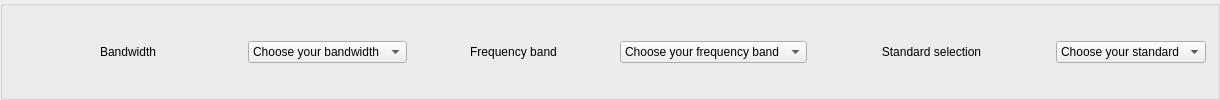
            <widget class="QGroupBox" name="vertical_un">
             <property name="sizePolicy">
              <sizepolicy hsizetype="MinimumExpanding" vsizetype="Fixed">
               <horstretch>0</horstretch>
               <verstretch>0</verstretch>
              </sizepolicy>
             </property>
             <property name="minimumSize">
              <size>
               <width>1220</width>
               <height>85</height>
              </size>
             </property>
             <property name="title">
              <string/>
             </property>
             <layout class="QHBoxLayout" name="horizontalLayout_6">
              <property name="topMargin">
               <number>12</number>
              </property>
              <item>
               <layout class="QHBoxLayout" name="layout_menu_principal">
                <item>
                 <layout class="QHBoxLayout" name="bandwidth">
                  <item>
                   <widget class="QLabel" name="bandwidth_label">
                    <property name="text">
                     <string>Bandwidth</string>
                    </property>
                    <property name="alignment">
                     <set>Qt::AlignCenter</set>
                    </property>
                   </widget>
                  </item>
                  <item>
                   <widget class="QComboBox" name="comboBox_bandwidth">
                    <property name="sizePolicy">
                     <sizepolicy hsizetype="Fixed" vsizetype="Maximum">
                      <horstretch>0</horstretch>
                      <verstretch>0</verstretch>
                     </sizepolicy>
                    </property>
                    <item>
                     <property name="text">
                      <string>Choose your bandwidth</string>
                     </property>
                    </item>
                    <item>
                     <property name="text">
                      <string>20 MHz</string>
                     </property>
                    </item>
                    <item>
                     <property name="text">
                      <string>40 MHz</string>
                     </property>
                    </item>
                    <item>
                     <property name="text">
                      <string>80 MHz</string>
                     </property>
                    </item>
                    <item>
                     <property name="text">
                      <string>160 MHz</string>
                     </property>
                    </item>
                   </widget>
                  </item>
                 </layout>
                </item>
                <item>
                 <layout class="QHBoxLayout" name="frequency_band">
                  <item>
                   <widget class="QLabel" name="label">
                    <property name="text">
                     <string>Frequency band</string>
                    </property>
                    <property name="alignment">
                     <set>Qt::AlignCenter</set>
                    </property>
                   </widget>
                  </item>
                  <item>
                   <widget class="QComboBox" name="comboBox_frequency_band">
                    <property name="sizePolicy">
                     <sizepolicy hsizetype="Fixed" vsizetype="Maximum">
                      <horstretch>0</horstretch>
                      <verstretch>0</verstretch>
                     </sizepolicy>
                    </property>
                    <item>
                     <property name="text">
                      <string>Choose your frequency band</string>
                     </property>
                    </item>
                    <item>
                     <property name="text">
                      <string>2.4 GHz</string>
                     </property>
                    </item>
                    <item>
                     <property name="text">
                      <string>5 GHz</string>
                     </property>
                    </item>
                    <item>
                     <property name="text">
                      <string>6 GHz</string>
                     </property>
                    </item>
                   </widget>
                  </item>
                 </layout>
                </item>
                <item>
                 <layout class="QHBoxLayout" name="standard_selection">
                  <item>
                   <widget class="QLabel" name="standard_selection_label">
                    <property name="text">
                     <string>Standard selection</string>
                    </property>
                    <property name="alignment">
                     <set>Qt::AlignCenter</set>
                    </property>
                   </widget>
                  </item>
                  <item>
                   <widget class="QComboBox" name="comboBox_standard_selection">
                    <property name="sizePolicy">
                     <sizepolicy hsizetype="Fixed" vsizetype="Maximum">
                      <horstretch>0</horstretch>
                      <verstretch>0</verstretch>
                     </sizepolicy>
                    </property>
                    <item>
                     <property name="text">
                      <string>Choose your standard</string>
                     </property>
                    </item>
                    <item>
                     <property name="text">
                      <string>802.11a</string>
                     </property>
                    </item>
                    <item>
                     <property name="text">
                      <string>802.11b</string>
                     </property>
                    </item>
                    <item>
                     <property name="text">
                      <string>802.11g</string>
                     </property>
                    </item>
                    <item>
                     <property name="text">
                      <string>802.11n</string>
                     </property>
                    </item>
                    <item>
                     <property name="text">
                      <string>802.11ac</string>
                     </property>
                    </item>
                    <item>
                     <property name="text">
                      <string>802.11ax</string>
                     </property>
                    </item>
                   </widget>
                  </item>
                 </layout>
                </item>
               </layout>
              </item>
             </layout>
            </widget>
